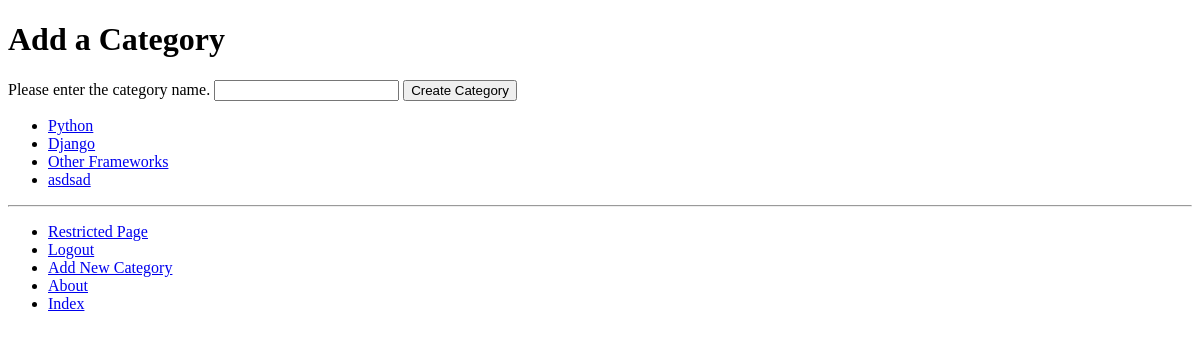
Page /rango/add_category/ (signed in) on the earlier database version.
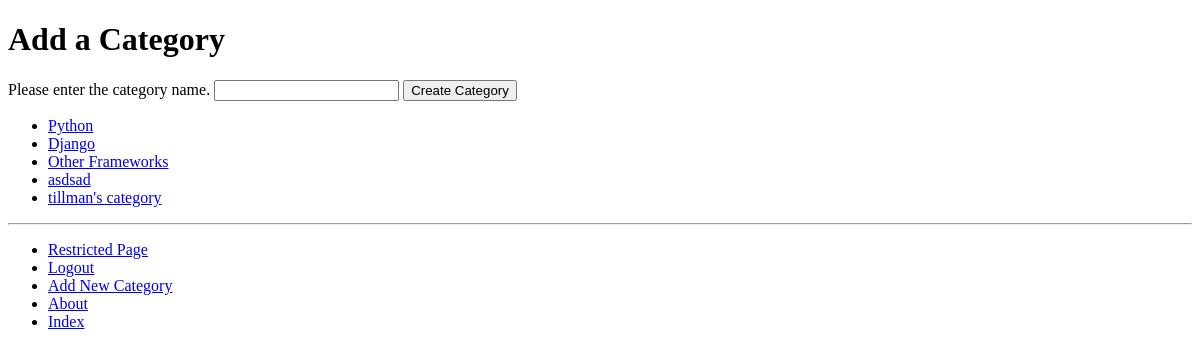
Same page on the later database version.
### rango/models.py (models this page shows, shortened)
class Category(models.Model):
    maxLength = 128
    name = models.CharField(max_length=maxLength, unique=True)
    views = models.IntegerField(default=0)
    likes = models.IntegerField(default=0)
    slug = models.SlugField(unique=True)
    class Meta:
        verbose_name_plural = 'Categories'

### rango/views.py (the view, shortened to what this page needs)
# urls.py: path('add_category/', views.add_category, name='add_category'),
@login_required
def add_category(request):
    form = CategoryForm()
    return render(request, 'rango/add_category.html', {'form': form})

### rango/forms.py
class CategoryForm(forms.ModelForm):
    name = forms.CharField(max_length=Category.maxLength,help_text="Please enter the category name.")
    views = forms.IntegerField(widget=forms.HiddenInput(), initial=0)
    likes = forms.IntegerField(widget=forms.HiddenInput(), initial=0)
    slug = forms.CharField(widget=forms.HiddenInput(), required=False)
    class Meta:
        model = Category
        fields = ('name',)

### rango/templatetags/rango_template_tags.py (called while the page is built)
@register.inclusion_tag('rango/categories.html')
def get_category_list(current_category=None):
    return{'categories': Category.objects.all(), 'current_category': current_category}

### templates/rango/add_category.html (shortened to what this page needs)
{% extends 'rango/base.html' %}
{% load staticfiles %}
{% block body_block %}
	<h1>Add a Category</h1>
	<div>
		<form id="category_form" method="post" action="/rango/add_category/">
			{% for field in form.visible_fields %}
				{{ field.help_text }}
				{{ field }}
			{% endfor %}
			<input type="submit" name="submit" value="Create Category" />
		</form>
	</div>
{% endblock %}

### templates/rango/categories.html
<ul>
{% if categories %}
	{% for c in categories %}
		{% if c == current_category %}
		<li>
		<strong>
			<a href="{% url 'rango:show_category' c.slug %}">{{ c.name }}</a>
		</strong>
		</li>
		{% else %}
		<li>
			<a href="{% url 'rango:show_category' c.slug %}">{{ c.name }}</a>
		</li>
		{% endif %}
	{% endfor %}
{% else %}
	<li><strong>There are no categories present.</strong></li>
{% endif %}
</ul>

Differences in the rows shown:
added Category: name "tillman's category"
